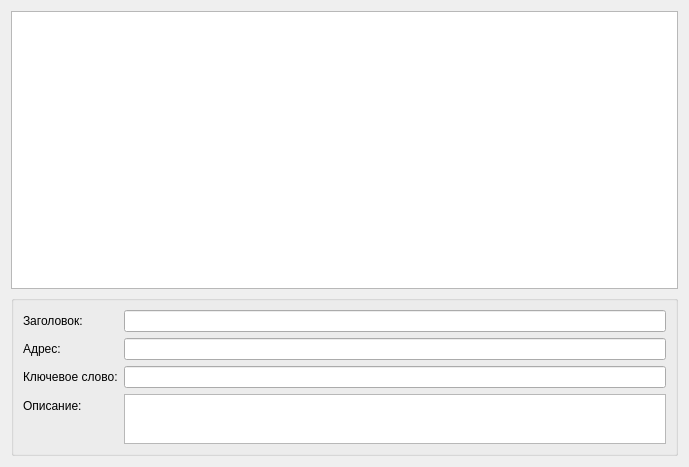
<?xml version="1.0" encoding="UTF-8"?>
<ui version="4.0">
 <class>BookmarksManager</class>
 <widget class="QWidget" name="BookmarksManager">
  <property name="geometry">
   <rect>
    <x>0</x>
    <y>0</y>
    <width>689</width>
    <height>467</height>
   </rect>
  </property>
  <property name="windowTitle">
   <string>Закладки</string>
  </property>
  <layout class="QVBoxLayout" name="verticalLayout">
   <item>
    <widget class="BookmarksTreeView" name="tree"/>
   </item>
   <item>
    <widget class="QGroupBox" name="editBox">
     <property name="sizePolicy">
      <sizepolicy hsizetype="Preferred" vsizetype="Maximum">
       <horstretch>0</horstretch>
       <verstretch>0</verstretch>
      </sizepolicy>
     </property>
     <layout class="QFormLayout" name="formLayout_2">
      <item row="0" column="0">
       <widget class="QLabel" name="labelTitle">
        <property name="text">
         <string>Заголовок:</string>
        </property>
       </widget>
      </item>
      <item row="0" column="1">
       <widget class="QLineEdit" name="title"/>
      </item>
      <item row="1" column="0">
       <widget class="QLabel" name="labelAddress">
        <property name="text">
         <string>Адрес:</string>
        </property>
       </widget>
      </item>
      <item row="1" column="1">
       <widget class="QLineEdit" name="address"/>
      </item>
      <item row="2" column="0">
       <widget class="QLabel" name="labelKeyword">
        <property name="text">
         <string>Ключевое слово:</string>
        </property>
       </widget>
      </item>
      <item row="2" column="1">
       <widget class="QLineEdit" name="keyword"/>
      </item>
      <item row="3" column="0">
       <widget class="QLabel" name="labelDescription">
        <property name="text">
         <string>Описание:</string>
        </property>
       </widget>
      </item>
      <item row="3" column="1">
       <widget class="QPlainTextEdit" name="description">
        <property name="minimumSize">
         <size>
          <width>0</width>
          <height>50</height>
         </size>
        </property>
        <property name="maximumSize">
         <size>
          <width>16777215</width>
          <height>50</height>
         </size>
        </property>
       </widget>
      </item>
     </layout>
    </widget>
   </item>
  </layout>
 </widget>
 <customwidgets>
  <customwidget>
   <class>BookmarksTreeView</class>
   <extends>QTreeView</extends>
   <header>bookmarkstreeview.h</header>
  </customwidget>
 </customwidgets>
 <resources/>
 <connections/>
</ui>
